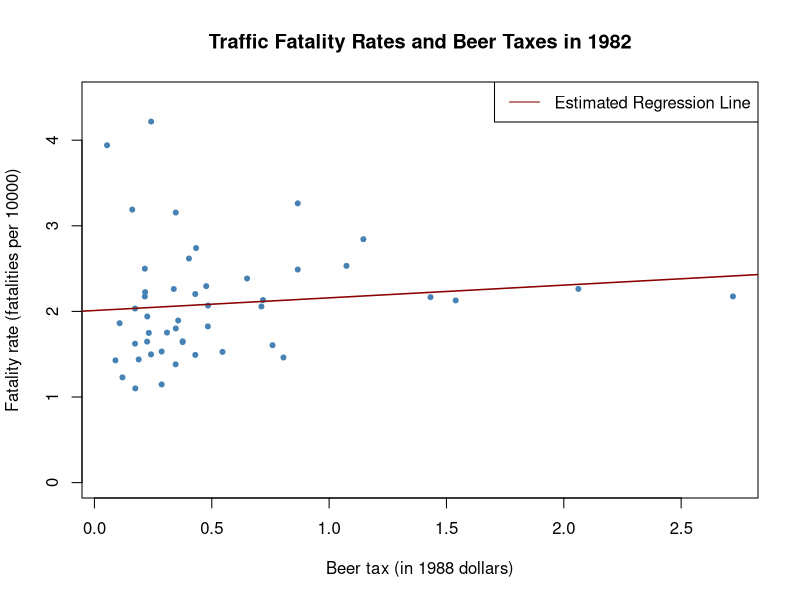
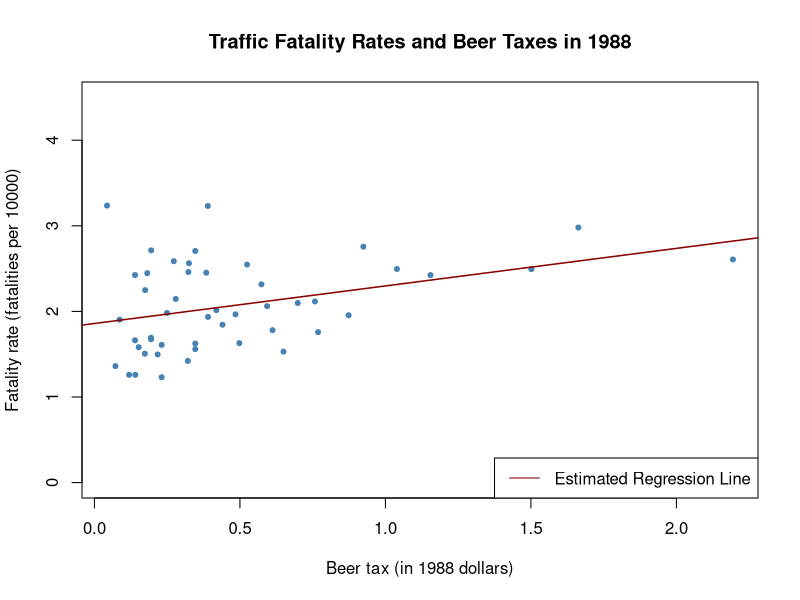
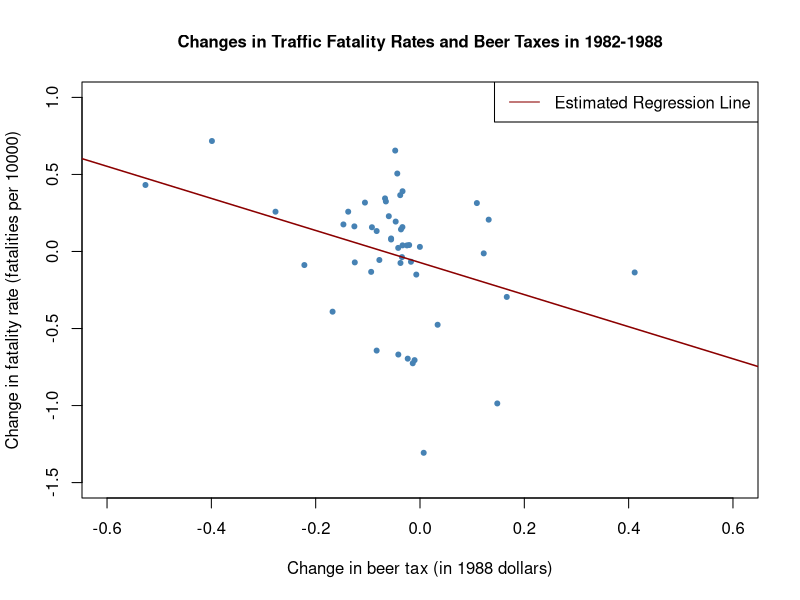

These charts were generated, in order, by the following R code:
# Panel data example
# Traffic deaths and alcohol taxes

# load the packages and the dataset
library(AER)
library(plm)
data(Fatalities)

# pdata.frame() declares the data as panel data.
Fatalities<- pdata.frame(Fatalities, index = c("state", "year"))

# obtain the dimension and inspect the structure
is.data.frame(Fatalities)

dim(Fatalities)

str(Fatalities)

# list the first few observations
head(Fatalities)

# summarize the variables 'state' and 'year'
summary(Fatalities[, c(1, 2)])

# define the fatality rate
Fatalities$fatal_rate <- Fatalities$fatal / Fatalities$pop * 10000

# subset the data
Fatalities1982 <- subset(Fatalities, year == "1982")
Fatalities1988 <- subset(Fatalities, year == "1988")

# estimate simple regression models using 1982 and 1988 data
fatal1982_mod <- lm(fatal_rate ~ beertax, data = Fatalities1982)
fatal1988_mod <- lm(fatal_rate ~ beertax, data = Fatalities1988)

coeftest(fatal1982_mod, vcov. = vcovHC, type = "HC1")

coeftest(fatal1988_mod, vcov. = vcovHC, type = "HC1")

# plot the observations and add the estimated regression line for 1982 data
plot(x = as.double(Fatalities1982$beertax), 
     y = as.double(Fatalities1982$fatal_rate), 
     xlab = "Beer tax (in 1988 dollars)",
     ylab = "Fatality rate (fatalities per 10000)",
     main = "Traffic Fatality Rates and Beer Taxes in 1982",
     ylim = c(0, 4.5),
     pch = 20, 
     col = "steelblue")

abline(fatal1982_mod, lwd = 1.5, col="darkred")
legend("topright",lty=1,col="darkred","Estimated Regression Line")


# plot observations and add estimated regression line for 1988 data
plot(x = as.double(Fatalities1988$beertax), 
     y = as.double(Fatalities1988$fatal_rate), 
     xlab = "Beer tax (in 1988 dollars)",
     ylab = "Fatality rate (fatalities per 10000)",
     main = "Traffic Fatality Rates and Beer Taxes in 1988",
     ylim = c(0, 4.5),
     pch = 20, 
     col = "steelblue")

abline(fatal1988_mod, lwd = 1.5,col="darkred")

#> In both plots, each point represents observations of beer tax 
#> and fatality rate for a given state in the respective year. 
#> The regression results indicate a positive relationship between the 
#> beer tax and the fatality rate for both years. 
#> The estimated coefficient on beer tax for the 1988 data is almost 
#> three times as large as for the 1982 dataset. 

## Two time periods

# compute the differences 
diff_fatal_rate <- Fatalities1988$fatal_rate - Fatalities1982$fatal_rate
diff_beertax <- Fatalities1988$beertax - Fatalities1982$beertax

# estimate a regression using differenced data
fatal_diff_mod <- lm(diff_fatal_rate ~ diff_beertax)

coeftest(fatal_diff_mod, vcov = vcovHC, type = "HC1")

legend("bottomright",lty=1,col="darkred","Estimated Regression Line")


# plot the differenced data
plot(x = as.double(diff_beertax), 
     y = as.double(diff_fatal_rate), 
     xlab = "Change in beer tax (in 1988 dollars)",
     ylab = "Change in fatality rate (fatalities per 10000)",
     main = "Changes in Traffic Fatality Rates and Beer Taxes in 1982-1988",
     cex.main=1,
     xlim = c(-0.6, 0.6),
     ylim = c(-1.5, 1),
     pch = 20, 
     col = "steelblue")

# add the regression line to plot
abline(fatal_diff_mod, lwd = 1.5,col="darkred")
#add legend
legend("topright",lty=1,col="darkred","Estimated Regression Line")

#>The estimated coefficient on beer tax is now negative and 
#>significantly different from zero at 5%. 
#>Its interpretation is that raising the beer tax by $1 causes 
#>traffic fatalities to decrease by 1.04 per 10000 people. 
#>This is rather large as the average fatality rate is approximately 
#>2 persons per 10000 people.

# compute mean fatality rate over all states for all time periods
mean(Fatalities$fatal_rate)

#> this outcome is likely to be a consequence of omitting factors 
#> in the single-year regression that influence the fatality rate 
#> and are correlated with the beer tax and change over time. The 
#> message is that we need to be more careful and control for such 
#> factors before drawing conclusions about the effect of a raise in 
#> beer taxes.

# Fixed Effects

fatal_fe_lm_mod <- lm(fatal_rate ~ beertax + state - 1, data = Fatalities)
fatal_fe_lm_mod

# obtain demeaned data
fatal_demeaned <- with(Fatalities,
                       data.frame(fatal_rate = fatal_rate - ave(fatal_rate, state),
                                  beertax = beertax - ave(beertax, state)))

# estimate the regression
summary(lm(fatal_rate ~ beertax - 1, data = fatal_demeaned))

# Alternatively, we can download the plm package
# install and load the 'plm' package
## install.packages("plm")

library(plm)

# estimate the fixed effects regression with plm()
fatal_fe_mod <- plm(fatal_rate ~ beertax, 
                    data = Fatalities,
                    index = c("state", "year"), 
                    model = "within")


coeftest(fatal_fe_mod, vcov. = vcovHC, type = "HC1")

# Time fixed effects

#>Controlling for variables that are constant across entities but 
#>vary over time can be done by including time fixed effects

#> The following code chunk shows how to estimate the combined entity 
#> and time fixed effects model of the relation between fatalities 
#> and beer tax


# estimate a combined time and entity fixed effects regression model

# via lm()
fatal_tefe_lm_mod <- lm(fatal_rate ~ beertax + state + year - 1, data = Fatalities)
fatal_tefe_lm_mod

# via plm()
fatal_tefe_mod <- plm(fatal_rate ~ beertax, 
                      data = Fatalities,
                      index = c("state", "year"), 
                      model = "within", 
                      effect = "twoways")

coeftest(fatal_tefe_mod, vcov = vcovHC, type = "HC1")

# check the class of 'state' and 'year'
class(Fatalities$state)
#> [1] "pseries" "factor"
class(Fatalities$year)
#> [1] "pseries" "factor"

# check class of the model object
class(fatal_tefe_lm_mod)
#> [1] "lm"


# obtain a summary based on heteroskedasticity-robust standard errors 
# (no adjustment for heteroskedasticity only)

coeftest(fatal_tefe_lm_mod, vcov = vcovHC, type = "HC1")[1, ]
#>   Estimate Std. Error    t value   Pr(>|t|) 
#> -0.6399800  0.2547149 -2.5125346  0.0125470

# check class of the (plm) model object
class(fatal_tefe_mod)
#> [1] "plm"        "panelmodel"

# obtain a summary based on clustered standard errors 
# (adjustment for autocorrelation + heteroskedasticity)
coeftest(fatal_tefe_mod, vcov = vcovHC, type = "HC1")
